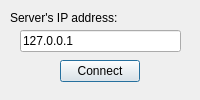
<?xml version="1.0" encoding="UTF-8"?>
<ui version="4.0">
 <class>CServerConnectForm</class>
 <widget class="QDialog" name="CServerConnectForm">
  <property name="geometry">
   <rect>
    <x>0</x>
    <y>0</y>
    <width>200</width>
    <height>100</height>
   </rect>
  </property>
  <property name="minimumSize">
   <size>
    <width>200</width>
    <height>100</height>
   </size>
  </property>
  <property name="maximumSize">
   <size>
    <width>200</width>
    <height>100</height>
   </size>
  </property>
  <property name="windowTitle">
   <string>Dialog</string>
  </property>
  <widget class="QPushButton" name="pB_connect">
   <property name="geometry">
    <rect>
     <x>60</x>
     <y>60</y>
     <width>80</width>
     <height>22</height>
    </rect>
   </property>
   <property name="text">
    <string>Connect</string>
   </property>
  </widget>
  <widget class="QLabel" name="lB_serverIp">
   <property name="geometry">
    <rect>
     <x>10</x>
     <y>10</y>
     <width>121</width>
     <height>16</height>
    </rect>
   </property>
   <property name="text">
    <string>Server's IP address:</string>
   </property>
  </widget>
  <widget class="QLineEdit" name="lE_serverIp">
   <property name="geometry">
    <rect>
     <x>20</x>
     <y>30</y>
     <width>161</width>
     <height>22</height>
    </rect>
   </property>
   <property name="text">
    <string>127.0.0.1</string>
   </property>
  </widget>
 </widget>
 <resources/>
 <connections/>
</ui>
